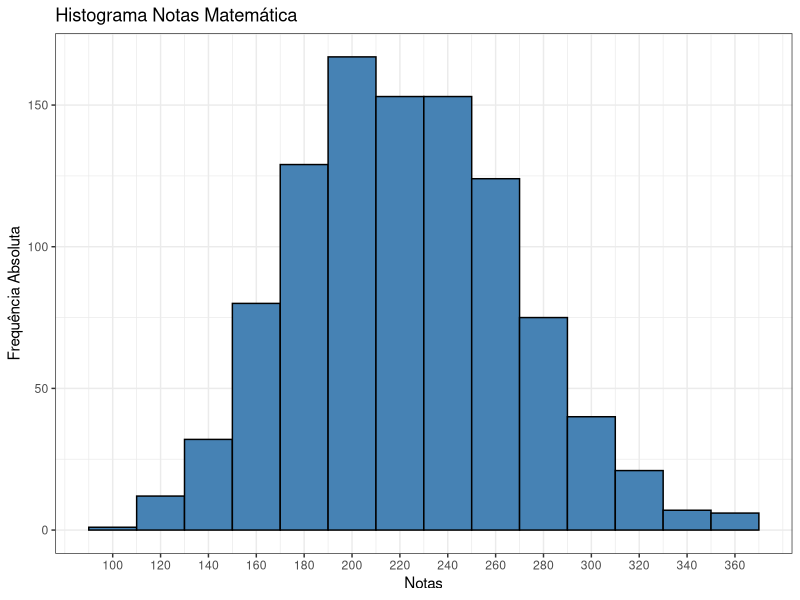
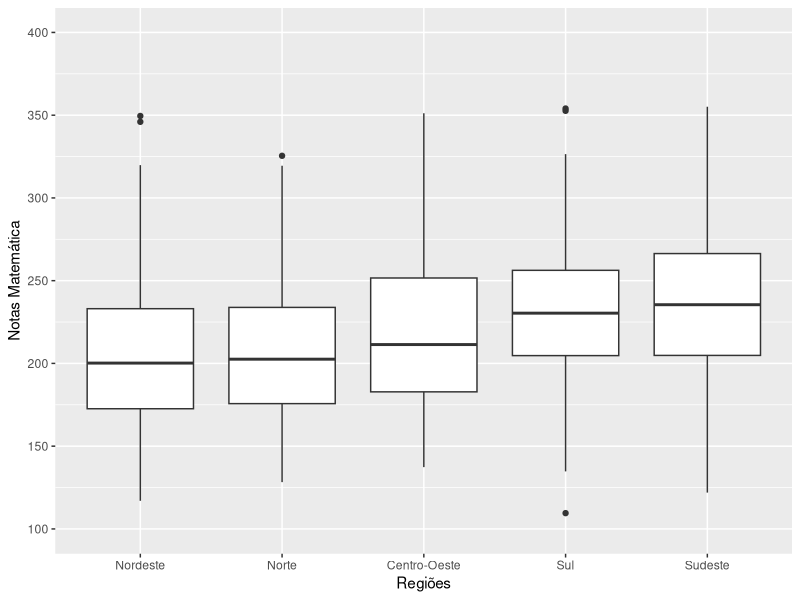
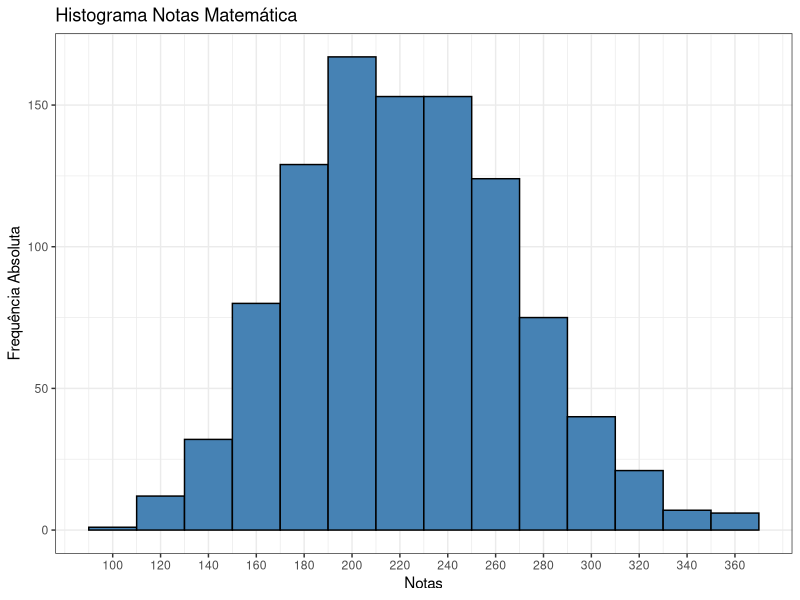
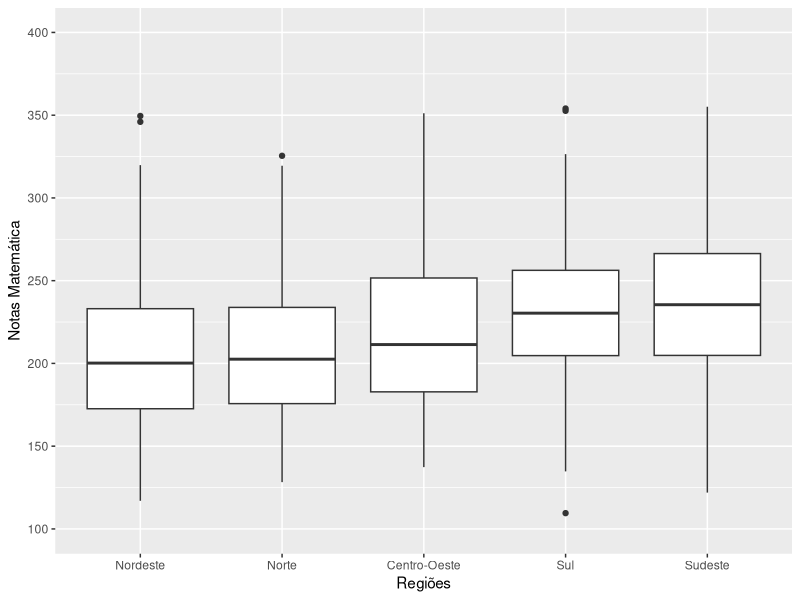

Generate these figures, in order, with R:
library(tidyverse)
library(psych)

# Definindo bancos
amostra_lucas <- read_csv("banco/amostra_222025665.csv")
amostra_maria <- read_csv("banco/amostra_222036041.csv")

#Juntando bancos

amostra_saeb <- bind_rows(amostra_lucas,amostra_maria)

#Arrumando nota_mt para ficar no padrão exemplo(220.25)

amostra_saeb <- amostra_saeb %>%
  mutate(NOTA_MT = str_replace(NOTA_MT, "^(\\d{3})", "\\1."))
  
amostra_saeb$NOTA_MT <- round(as.double(amostra_saeb$NOTA_MT),2)

#Caminho para salvar graficos
caminho_lucas <- "C:/Users/Cliente/Desktop/RESULTADOS_DO_SAEB-ANEB-PROVA-BRASIL-2017/resultados/Lucas"

#------------------------Tabela-----------------------------

#Construindo tabele de frequências das notas_mt por classes de 20 de 100 a 360

intervalos_mt <- cut(amostra_saeb$NOTA_MT, breaks = seq(100, 360, by = 20), right = FALSE)

#criando as tabelas de freq absoluta e relativa
freq_abs_mt <- table(intervalos_mt)
freq_rel_mt <- prop.table(freq_abs_mt)

#juntando as tabelas
tabela_mt <- data.frame(intervalos_mt = names(freq_abs_mt),
                        frequencia_absoluta = as.vector(freq_abs_mt),
                        frequencia_relativa = as.vector(freq_rel_mt))

#Melhorando a forma de visualização da coluna frequencia_relativa
tabela_mt$frequencia_relativa <-  round(tabela_mt$frequencia_relativa, 4)*100

#--------------------------Histograma------------------------------

#NOTA_MT (com classes de tamanho 20)

amostra_saeb %>%
  ggplot(aes(x = NOTA_MT)) +
  geom_histogram(binwidth = 20,
                 fill = "steelblue",
                 color = "black"
  )+
  scale_x_continuous(limits = c(90, 370), breaks = seq(100, 360, 20))+
  labs(title = "Histograma Notas Matemática", x = "Notas", y = "Frequência Absoluta")+
  theme_bw()
ggsave(filename = file.path(caminho_lucas, "histo_nota_mt.pdf"), width = 158, height = 93, units = "mm")

#----------------------tabela resumo------------------------------

describe(amostra_saeb$NOTA_MT)


#--------------------boxplot-------------------------------------
class(amostra_saeb$REGIAO)

#transformando região em factor
amostra_saeb$REGIAO <- as.factor(amostra_saeb$REGIAO)

#transformando os 'codigos' de região em 'nomes'
amostra_saeb$REGIAO <- factor(amostra_saeb$REGIAO,
                                     levels = c('1', '2', '3','4', '5'),
                                     labels = c('Norte', 'Nordeste', 'Sudeste', 'Sul', 'Centro-Oeste' )
)

#boxplot nota_mt

amostra_saeb %>% 
  ggplot(aes(x = reorder(REGIAO, NOTA_MT), y = NOTA_MT)) +
  geom_boxplot()+
  scale_y_continuous(limits = c(100, 400), breaks = seq(100, 400, 50))+
  labs(x = "Regiões", y = "Notas Matemática")
theme_bw()
ggsave(filename = file.path(caminho_lucas, "boxplot_nota_mt.pdf"), width = 158, height = 93, units = "mm")


#Medidas Resumo Boxplot por região

#Nordeste

nordeste <- amostra_saeb %>% 
  filter(REGIAO == 'Nordeste')

describe(nordeste$NOTA_MT)

#Dois valores outliers 349.53, 345.99
#mediana = 200.20
boxplot.stats(nordeste$NOTA_MT)


#Norte

Norte <- amostra_saeb %>% 
  filter(REGIAO == 'Norte')

describe(Norte$NOTA_MT)

#valores outliers = 325.46
#mediana = 202.56
boxplot.stats(Norte$NOTA_MT)

#Centro-Oeste

CentroOeste <- amostra_saeb %>% 
  filter(REGIAO == 'Centro-Oeste')

describe(CentroOeste$NOTA_MT)

#valores outliers =
#mediana = 211.39
boxplot.stats(CentroOeste$NOTA_MT)

#Sul

Sul <- amostra_saeb %>% 
  filter(REGIAO == 'Sul')

describe(Sul$NOTA_MT)

#valores outliers = 109.53 354.03 352.64
#mediana = 230.37
boxplot.stats(Sul$NOTA_MT)

#Sudeste

Sudeste <- amostra_saeb %>% 
  filter(REGIAO == 'Sudeste')

describe(Sudeste$NOTA_MT)

#valores outliers = 
#mediana = 235.475 
boxplot.stats(Sudeste$NOTA_MT)

